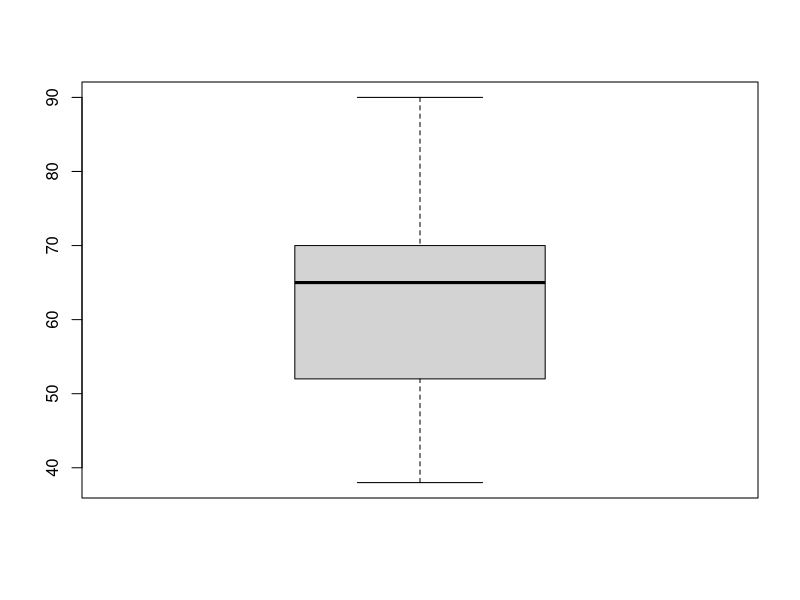
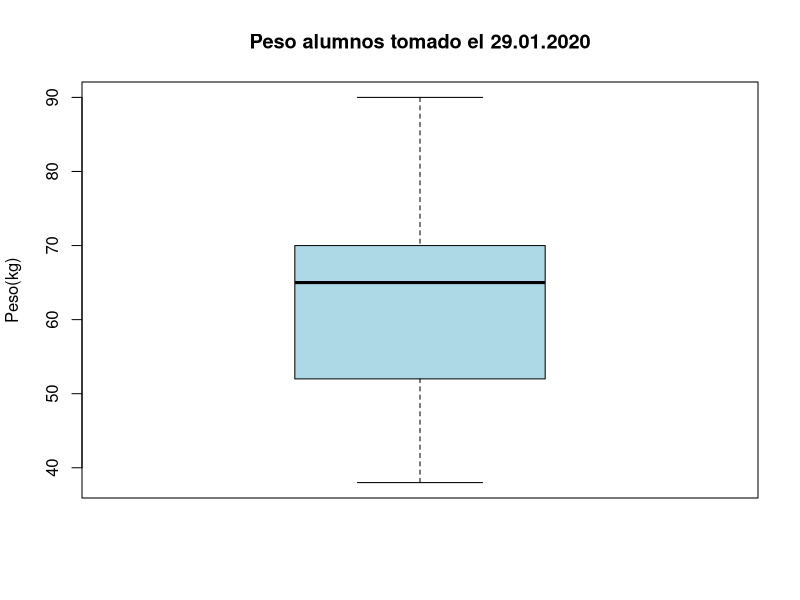

R code for these plots, in order:
# Uriel Sarmiento Véliz
# 1732196
# 29.01.2020

# Operadores basicos ------------------------------------------------------

2+2
a <- 2
a+5
a+a^2

log(a)

# Descriptivas  -----------------------------------------------------------
# Ingresar conjunto de datos

peso <- c(70, 62, 52, 90, 38, 52, 50, 56, 70, 65, 76, 70, 72)

peso
# número de observaciones (length)

length (peso)

# Calcular la media del peso: sumatoria de las observaciones 
# y dividirlo entre le numero de invividuos muestreados 

sum(peso)/length(peso)
peso.media <- sum(peso)/length(peso)

mean(peso)
median(peso)

sd(peso)
var(peso)

fivenum(peso)
range(peso)



# Gráficas  ---------------------------------------------------------------

boxplot(peso)
boxplot(peso, col = "Lightblue", ylab= "Peso(kg)", main="Peso alumnos tomado el 29.01.2020")


